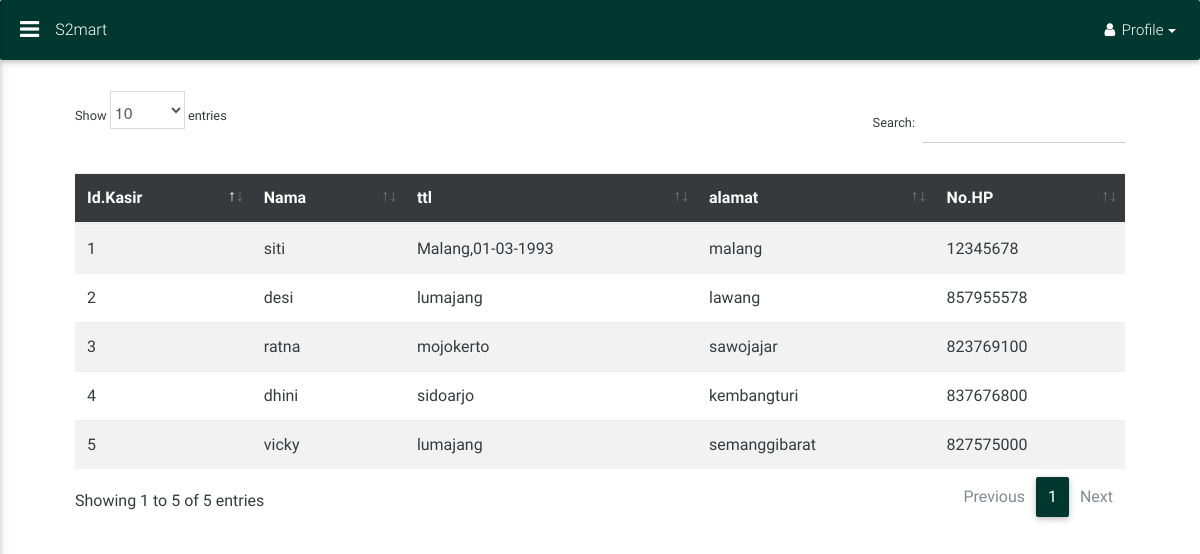
Page /index.php/kasir on the committed database.
### tables this page shows
CREATE TABLE IF NOT EXISTS `kasir` (
  `id_kasir` int(11) NOT NULL AUTO_INCREMENT,
  `nama` varchar(30) NOT NULL,
  `ttl` varchar(40) NOT NULL,
  `alamat` varchar(30) NOT NULL,
  `no_hp` int(15) NOT NULL,
  `username` varchar(20) NOT NULL,
  `password` varchar(100) NOT NULL,
  PRIMARY KEY (`id_kasir`)
);

### application/controllers/Kasir.php (called while the page is built, shortened)
<?php if ( ! defined('BASEPATH')) exit('No direct script access allowed');
class Kasir extends CI_Controller {
  public function __construct(){
    $this->load->model('Model_kasir');
  }
  public function index(){
      $data['kasir']=$this->Model_kasir->get();
      $this->load->view('head');
      $this->load->view('header');
      $this->load->view('kasir/kasir',$data);
      $this->load->view('javascript');
      $this->load->view('dataTables');
  }
}

### index.php (called while the page is built, shortened)
<?php
require_once BASEPATH.'core/CodeIgniter.php';

### application/models/Model_kasir.php (called while the page is built, shortened)
<?php if ( ! defined('BASEPATH')) exit('No direct script access allowed');
class Model_kasir extends CI_Model {
  public function get(){
    $data =  $this->db->get('kasir');
    return $data->result();
  }
}

### application/views/kasir/kasir.php (the view, shortened to what this page needs)
<main>
  <div class="container-fluid">
    <table id="kasir" class="table table-striped table-hover" cellspacing="0" width="100%">
      <thead class="thead-inverse">
        <tr>
          <th>Id.Kasir</th>
          <th>Nama</th>
          <th>ttl</th>
          <th>alamat</th>
          <th>No.HP</th>
        </tr>
      </thead>
      <tbody>
        <?php foreach ($kasir as $key) { ?>
          <tr>
            <td><?= $key->id_kasir ?></td>
            <td><?= $key->nama ?></td>
            <td><?= $key->ttl ?></td>
            <td><?= $key->alamat ?></td>
            <td><?= $key->no_hp ?></td>
          </tr>
          <?php } ?>
        </tbody>
      </table>
    </div>
</main>

### ass/css/style.css (style rules this page uses)
html, body, header, .view { height: 100%; }

### rows in the picture
kasir: id_kasir "1", nama "siti", ttl "Malang,01-03-1993", alamat "malang", no_hp "12345678"
kasir: id_kasir "2", nama "desi", ttl "lumajang", alamat "lawang", no_hp "857955578"
kasir: id_kasir "3", nama "ratna", ttl "mojokerto", alamat "sawojajar", no_hp "823769100"
kasir: id_kasir "4", nama "dhini", ttl "sidoarjo", alamat "kembangturi", no_hp "837676800"
kasir: id_kasir "5", nama "vicky", ttl "lumajang", alamat "semanggibarat", no_hp "827575000"
